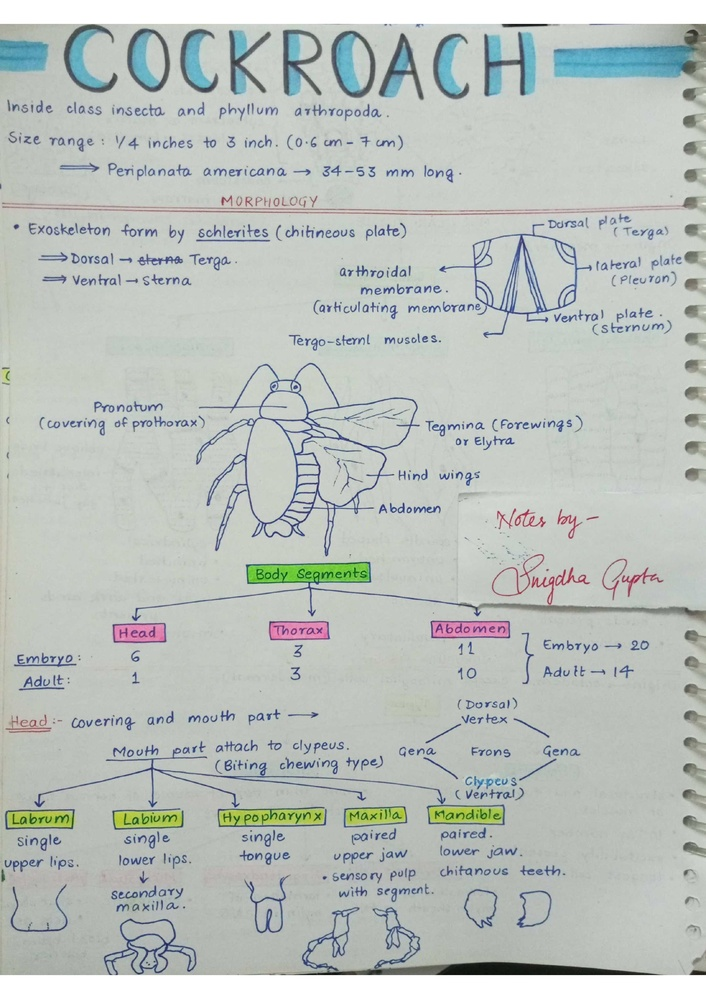
#> input picture model/Notes1.jpg, 706 x 999 px, shrunk from 2480 x 3509 before the run
$ python drawings.py
#> lines starting #> are read from the running program, lines starting #| are printed output that depends on the picture; after the words box and inside, x2 and y2 are one past the last pixel; in counts of white or black regions, pixels touching at a corner belong together
import cv2
import numpy as np
import os

def preprocess_image(image_path):
    """Convert image to grayscale, apply Gaussian blur, and adaptive thresholding."""
#> called with image_path = 'Notes1.jpg'
    image = cv2.imread(image_path)
#> image is the input picture: shape (999, 706, 3); mean B, G, R 188.8, 192.8, 186.6
    gray = cv2.cvtColor(image, cv2.COLOR_BGR2GRAY)
    blurred = cv2.GaussianBlur(gray, (5,5), 0)
    thresh = cv2.adaptiveThreshold(blurred, 255, cv2.ADAPTIVE_THRESH_GAUSSIAN_C,
                                   cv2.THRESH_BINARY_INV, 11, 2)
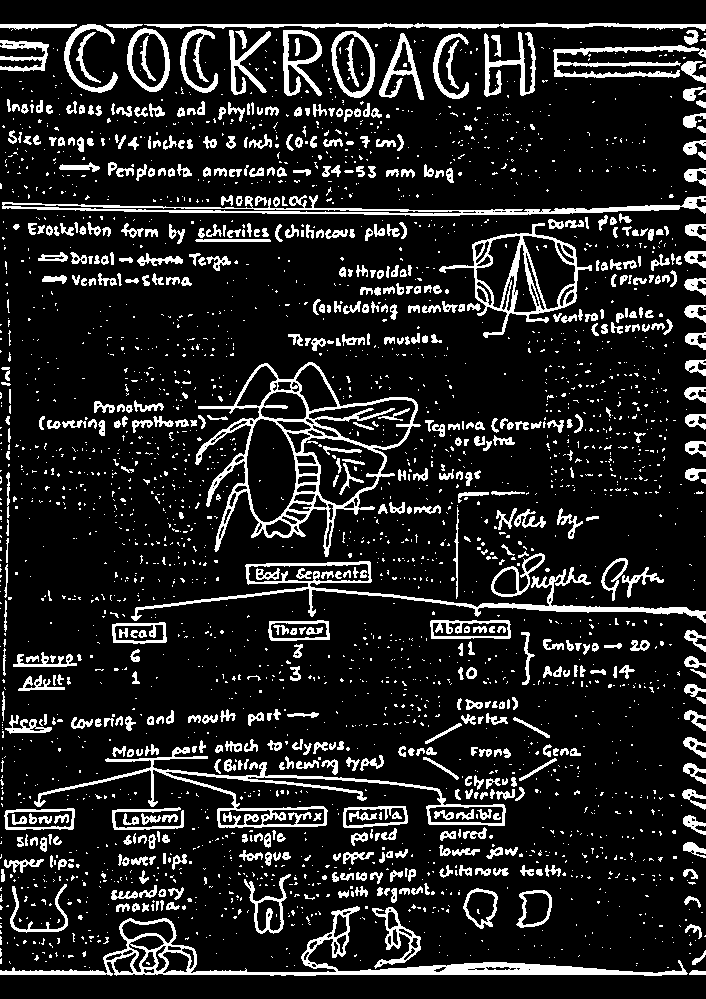
#> thresh: shape (999, 706); 13.7% white; 2910 white regions (2268 under 20 px), largest, box (x1, y1, x2, y2) and area: (195, 362, 421, 557) 6266, (0, 906, 688, 976) 6042, (34, 747, 506, 828) 4112
    return image, gray, thresh

def detect_drawings(thresh):
    """Detect edges using Canny and find large contours that likely represent drawings."""
    edges = cv2.Canny(thresh, 50, 150)
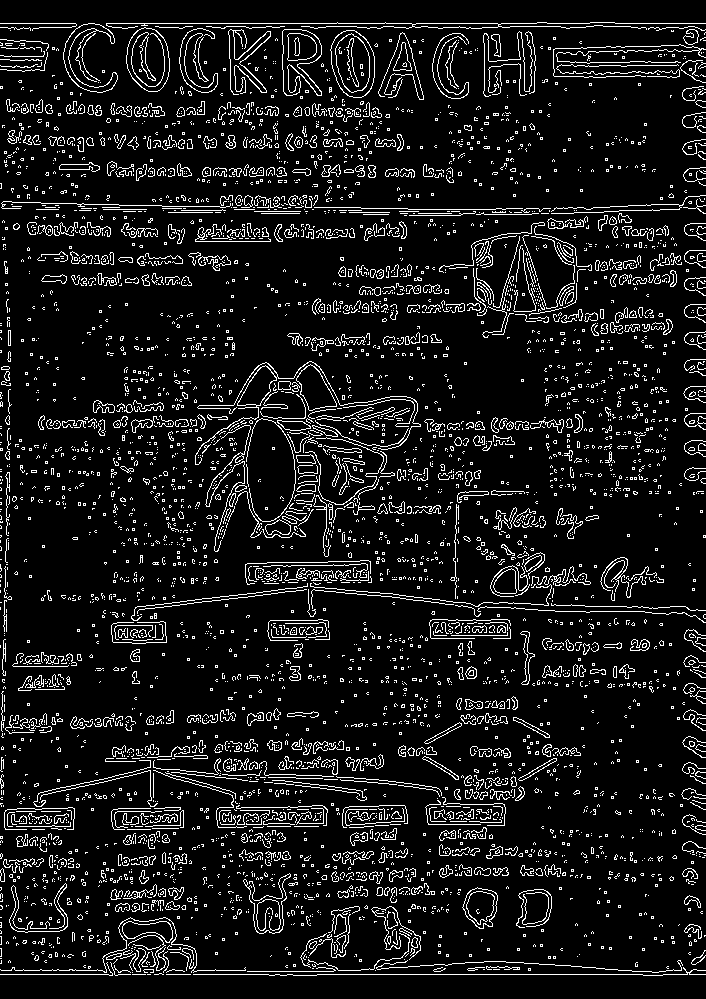
#> edges: shape (999, 706); 9.3% white in thin lines or dots
    contours, _ = cv2.findContours(edges, cv2.RETR_EXTERNAL, cv2.CHAIN_APPROX_SIMPLE)
#> contours = 4654 contours, 4468 with area under 20; largest, box (x1, y1, x2, y2) and area: (330, 30, 375, 98) 2308, (126, 27, 170, 92) 2145, (282, 29, 322, 96) 1644, (296, 364, 337, 411) 1052, (462, 887, 498, 929) 1020

    drawing_contours = [cnt for cnt in contours if cv2.contourArea(cnt) > 500]  # Filter out small noise
#> drawing_contours = 8 contours; box (x1, y1, x2, y2) and area: (330, 30, 375, 98) 2308, (126, 27, 170, 92) 2145, (282, 29, 322, 96) 1644, (296, 364, 337, 411) 1052, (462, 887, 498, 929) 1020, (195, 361, 421, 465) 884, (63, 23, 118, 93) 802, (122, 921, 173, 943) 641
    return drawing_contours

def extract_individual_sketches(image, contours, output_folder):
    """Extract and save each detected drawing as an individual image."""
    sketches_folder = os.path.join(output_folder, "sketches")
    os.makedirs(sketches_folder, exist_ok=True)  # Create folder if not exists

    for i, cnt in enumerate(contours):
        x, y, w, h = cv2.boundingRect(cnt)
        sketch = image[y:y+h, x:x+w]  # Crop detected sketch
        sketch_path = os.path.join(sketches_folder, f"sketch_{i+1}.jpg")
        cv2.imwrite(sketch_path, sketch)

def save_images(image, thresh, output, sketches_only, output_folder):
    """Save processed images into the output folder."""
    os.makedirs(output_folder, exist_ok=True)
    cv2.imwrite(os.path.join(output_folder, "thresholded_image.jpg"), thresh)
    cv2.imwrite(os.path.join(output_folder, "detected_drawings.jpg"), output)
    cv2.imwrite(os.path.join(output_folder, "extracted_sketches.jpg"), sketches_only)

def main(image_path, output_folder="output"):
    """Main function to process image, detect sketches, and save results."""
    # Step 1: Preprocess Image
    image, gray, thresh = preprocess_image(image_path)

    # Step 2: Detect Drawings
    drawing_contours = detect_drawings(thresh)

    # Step 3: Draw detected sketches on a copy of the image
    output = image.copy()
    cv2.drawContours(output, drawing_contours, -1, (0, 255, 0), 2)  # Draw contours in green
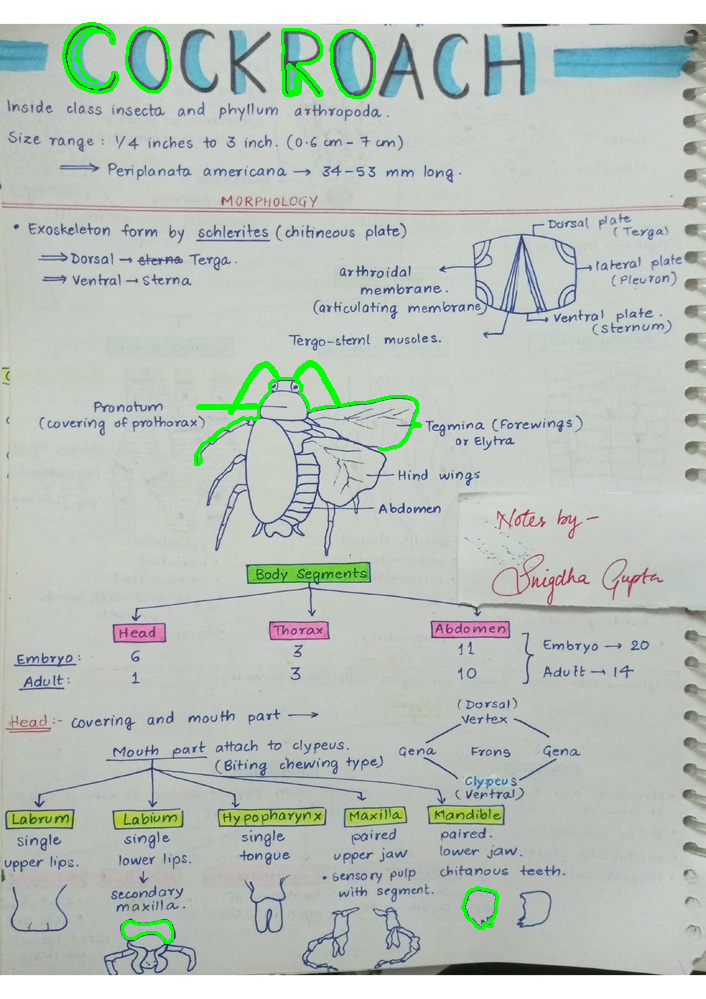
#> output: shape (999, 706, 3); 1.01% of pixels changed, all inside (x1, y1, x2, y2) = (62, 22, 499, 944)

    # Step 4: Remove text, keep only sketches
    mask = np.ones_like(gray) * 255
    for cnt in drawing_contours:
        x, y, w, h = cv2.boundingRect(cnt)
        cv2.rectangle(mask, (x, y), (x + w, y + h), (0, 0, 0), -1)  # Remove text areas
#> this loop made 8 passes
#> (x, y, w, h) on passes 1 to 8: (122, 921, 51, 22), (462, 887, 36, 42), (296, 364, 41, 47), (195, 361, 226, 104), (330, 30, 45, 68), (282, 29, 40, 67), (126, 27, 44, 65), (63, 23, 55, 70)
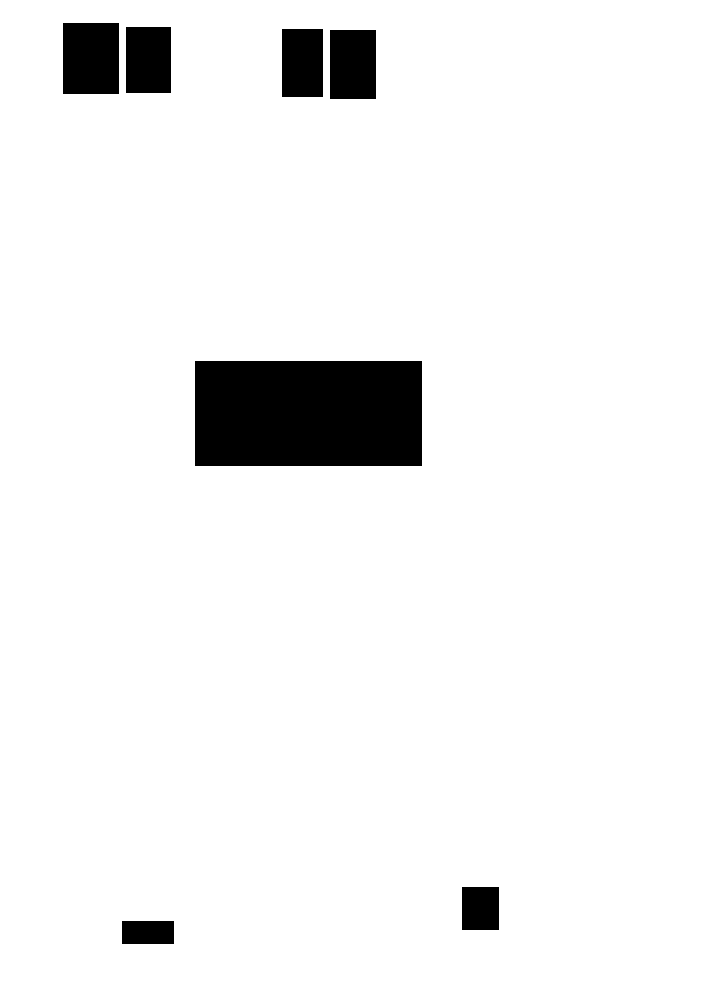
#> mask: shape (999, 706); 94.4% white; 7 black regions, largest, box (x1, y1, x2, y2) and area: (195, 361, 422, 466) 23835, (63, 23, 119, 94) 3976, (330, 30, 376, 99) 3174
    sketches_only = cv2.bitwise_and(image, image, mask=mask)
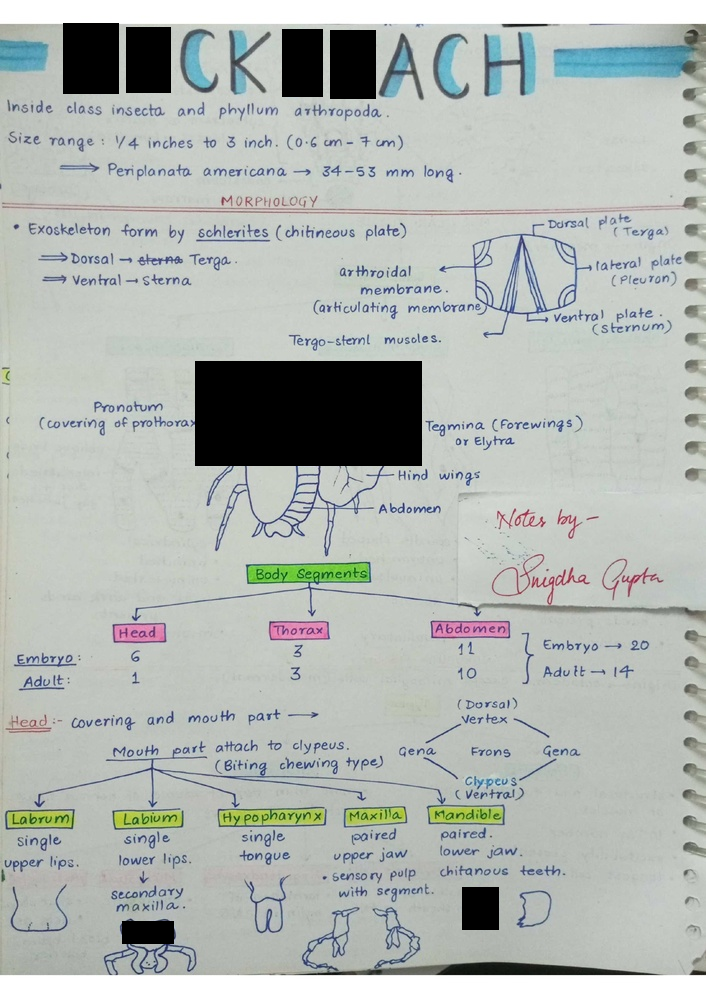
#> sketches_only: shape (999, 706, 3); mean B, G, R 178.5, 182.5, 176.9

    # Step 5: Save Processed Images
    save_images(image, thresh, output, sketches_only, output_folder)

    # Step 6: Extract & Save Individual Sketches
    extract_individual_sketches(image, drawing_contours, output_folder)
#> the loop in extract_individual_sketches, `for i, cnt in enumerate(contours):` made 8 passes
#> pass 1, in extract_individual_sketches, `sketch = image[y:y+h, x:x+w]`:
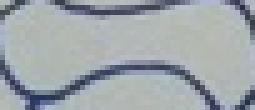
#> sketch: shape (22, 51, 3) (shown 5 times larger); mean B, G, R 170.4, 166.4, 159.7
#> pass 3, in extract_individual_sketches, `sketch = image[y:y+h, x:x+w]`:
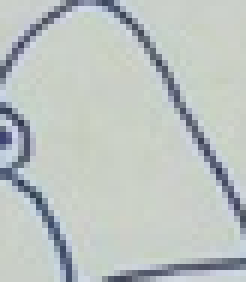
#> sketch: shape (47, 41, 3) (shown 6 times larger); mean B, G, R 192.9, 195.5, 188.8

    print(f"Processed images and individual sketches saved in '{output_folder}'.")

# Run the script
image_path = 'Notes1.jpg'  # Change this to your image path
main(image_path)
